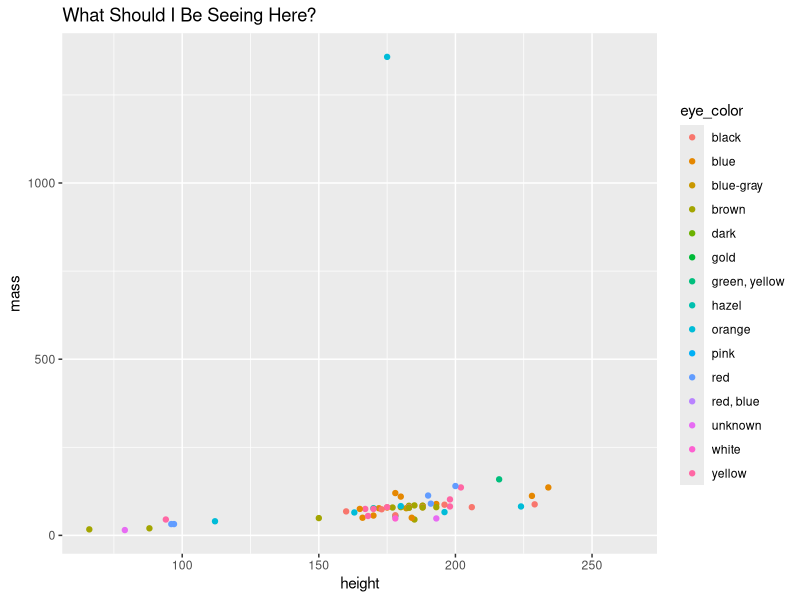

This figure's R source:
## ---- chunk 1
library(tidyverse)
 starwars %>%
 filter(sex == "male") %>%
   filter (skin_color == "light")
## ---- chunk 2
ggplot (starwars, aes(x=height, y=mass, color=eye_color))+
  geom_point()+
  labs(title = "What Should I Be Seeing Here?")
